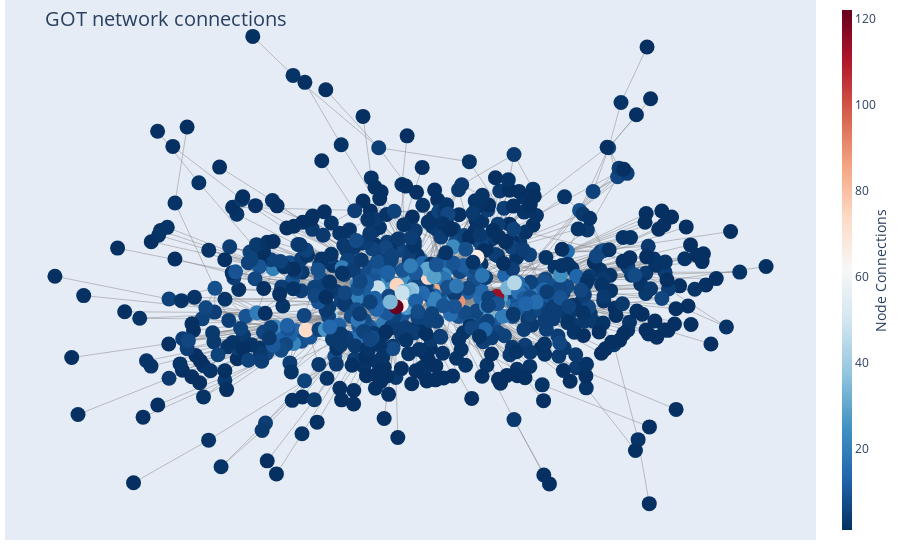

The notebook cell this image was saved under:
### Markdown cell above
**Let's draw the first graph for all the data**

### Code cell
draw_plotly_network_graph(Graph_obj = G, filter = None, filter_nodesbydegree = None)

# Note: This cell will take sometime to run

### Figure 1 — Plotly figure (JSON) as saved in the notebook; plotly's stock layout.template omitted (floating-point values rounded to 4 significant figures; data arrays with more than 128 entries replaced by an {"elided": "..."} marker saying what was removed)
{"data": [{"hoverinfo": "none", "line": {"color": "#888", "width": 0.5}, "mode": "lines", "type": "scatter", "x": {"elided": "8469 float values"}, "y": {"elided": "8469 float values"}}, {"hoverinfo": "text", "marker": {"color": {"elided": "796 int values"}, "colorbar": {"thickness": 10, "title": {"side": "right", "text": "Node Connections"}, "xanchor": "left"}, "colorscale": [[0, "rgb(103,0,31)"], [0.1, "rgb(178,24,43)"], [0.2, "rgb(214,96,77)"], [0.3, "rgb(244,165,130)"], [0.4, "rgb(253,219,199)"], [0.5, "rgb(247,247,247)"], [0.6, "rgb(209,229,240)"], [0.7, "rgb(146,197,222)"], [0.8, "rgb(67,147,195)"], [0.9, "rgb(33,102,172)"], [1, "rgb(5,48,97)"]], "line": {"width": 0}, "reversescale": true, "showscale": true, "size": 15}, "mode": "markers", "text": {"elided": "796 str values"}, "type": "scatter", "x": {"elided": "796 float values"}, "y": {"elided": "796 float values"}}], "layout": {"annotations": [{"showarrow": false, "text": "", "xref": "paper", "yref": "paper"}], "hovermode": "closest", "margin": {"b": 20, "l": 5, "r": 5, "t": 0}, "showlegend": false, "title": {"font": {"size": 20}, "text": "<br>GOT network connections"}, "xaxis": {"showgrid": false, "showticklabels": false, "zeroline": false}, "yaxis": {"showgrid": false, "showticklabels": false, "zeroline": false}}}
